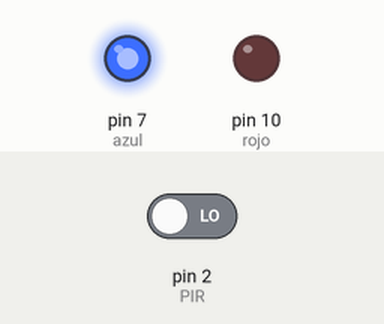
This sketch was run on a simulated Arduino Uno, built with avr-gcc and run on an emulated ATmega328P. Shown: output pins drawn as LEDs (lit = HIGH). The inputs (shaded band) are chosen by the test bench; at power-on: pin 2 (PIR) LOW.

Above: at 2.8 s.
2.9 s: pin 2 (PIR) driven HIGH
At 3.9 s:
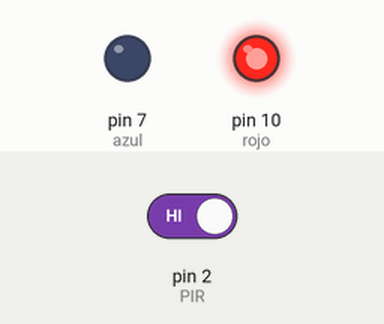
4.5 s: pin 2 (PIR) driven LOW
At 5.4 s:
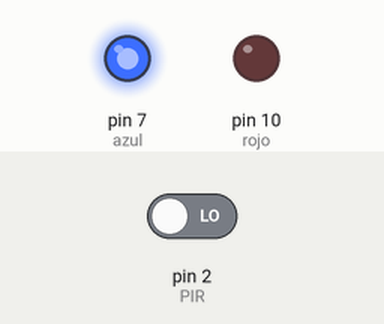
Timing chart, 0 to 7.5 s (numbered marks = the images above; inputs shaded):
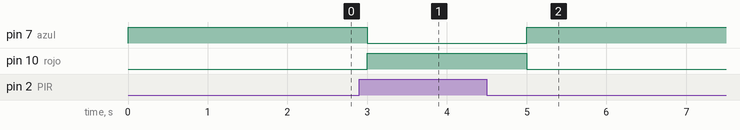

The sketch:

Ej12.ino
```cpp
#define rojo 10
#define azul 7
#define PIR 2

int value;

void setup(){
  Serial.begin(9600);
  pinMode(rojo, OUTPUT);
  pinMode(azul, OUTPUT);
  pinMode(PIR, INPUT);
}

void loop(){
  value = digitalRead(PIR);
  if (value == HIGH){
  	digitalWrite(rojo, HIGH);
    digitalWrite(azul, LOW);
  }
  else {
  	digitalWrite(azul, HIGH);
    digitalWrite(rojo, LOW);
  }
  delay(1000);
}
```

Measured:
- after the input at 2.9 s, pin 7 (azul): HIGH → LOW after 0.10 s; pin 10 (rojo): LOW → HIGH after 0.10 s
- after the input at 4.5 s, pin 7 (azul): LOW → HIGH after 0.50 s; pin 10 (rojo): HIGH → LOW after 0.50 s
